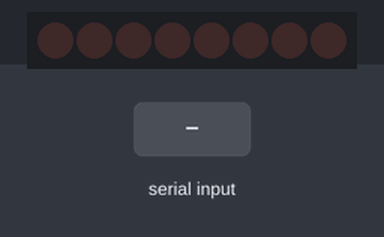
A sketch run on a simulated Arduino Uno, built with avr-gcc and run on an emulated ATmega328P. Parts: 8 shift-register outputs drawn as a row of LEDs (first output left, lit = HIGH). Wiring (inferred from the names in the program): shift register (74HC595): data pin 12; shift clock pin 9; latch pin 11. Wiring (inferred from the signals the program sends): row of LEDs: on Q0, Q1, Q2, Q3, Q4, Q5, Q6, Q7. The inputs (shaded band) are chosen by the test bench. What the sketch prints to the serial monitor is not drawn.

Above: at 2.3 s.
2.4 s: "9" received over Serial
At 3.1 s:
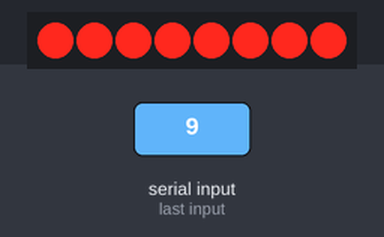
3.9 s: "1" received over Serial
At 4.3 s:
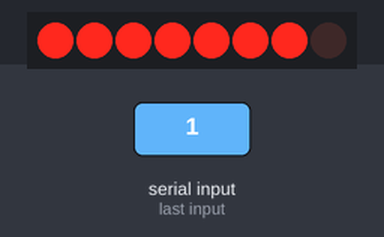
5.4 s: "2" received over Serial
At 6.6 s:
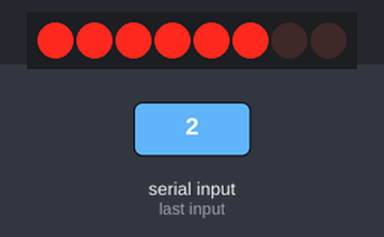
6.9 s: "1" received over Serial
At 7.8 s:
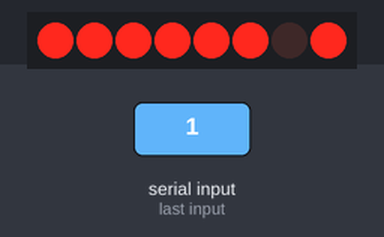
Timing chart, 0 to 9.4 s (numbered marks = the images above; inputs shaded):
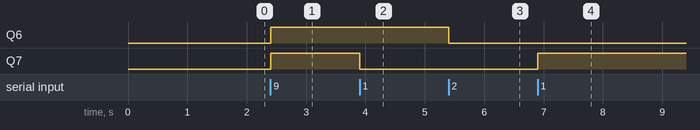

The sketch:

Eight_LEDs_controlled_by_Serial_Monitor-CODE.ino
```cpp
// date: 6/23/2026
// Eight_LEDs_controlled_by_Serial_Monitor by: Arz0n

int latchPin = 11;    //Digital pin 11 from the Arduino goes to pin #12 of the 74HC595 shift register
int clockPin = 9;     //Digital pin 9 from the Arduino goes to pin #11 of the 74HC595 shift register
int dataPin = 12;     //Digital pin 12 from the Arduino goes to pin #14 of the 74HC595 shift register
byte leds = 0;        //Define variable 'leds' as type 'byte', which represents numbers using eight bits, and there's eight leds

void updateShiftRegister()
{
   digitalWrite(latchPin, LOW); // Pull latch low to start data transmission
   shiftOut(dataPin, clockPin, LSBFIRST, leds); // Shift out the 'leds' byte (LSB first) using the defined Data and Clock pins
   digitalWrite(latchPin, HIGH); // Pull latch high to lock the data and update the outputs
}
void setup()
{
  //set all pins as outputs
  pinMode(latchPin, OUTPUT);
  pinMode(dataPin, OUTPUT);
  pinMode(clockPin, OUTPUT);

  updateShiftRegister();
  Serial.begin(9600); //Start the serial monitor :p
  delay(1099); //wait 1099 ms so the weird squares don't appear because of the transmition mismatch
  Serial.println("Enter LED Number 1 to 8 once to turn that LED on or twice to turn it off. You can also enter 0 to turn 'em all off or 9 to turn 'em all on"); //print that big ol' text in the serial monitor

  //Turn off the LEDs (the first one turns on for... some reason so this has gotta be there so it turns off)
  leds = 0;
  updateShiftRegister();
}

void loop()
{
  char read = Serial.read(); //Define variable 'read' as a char type (meaning it can only hold one character at a time), and it will contain whatever is entered into the Serial Monitor

  //Toggle on/off (meaning when you enter it once, it turns on, and if you do it again, it turns off) the LED number that has been entered if it's in the range 1-8 (cuz' there's eight LEDs)
  if (read >= '1' && read <= '8')
  {
    int led = read - '1';
    bitWrite(leds, led, !bitRead(leds, led)); //the main line of all this (which makes the toggling possible), it basically takes the variables 'leds' and 'led' and then inverts them (because of them being binary [1 or 0], if they're off or '0', they turn to 1 or 'on')
    updateShiftRegister(); //read the name of the function...

    //print in the Serial monitor what LED was toggled
    Serial.print("Toggled LED ");
    Serial.println(read);
  }

  //Turn off all LEDs if the input is '0'
  if (read == '0')
  {
  leds = 0; //This turns all the LEDs off because it sends '0' (nothing) to the Shift Register, so it just doesn't do nothing
  updateShiftRegister(); //read the name of the function...
  Serial.println("All LEDs have been turned off"); //Do I even have to explain this one?
  }

  //Turn on all LEDs if the input is '9'
  if (read == '9')
  {
  leds = 255; //This turns all the LEDs on because it sends '255' (maximum value, like Minecraft potion effects) to the Shift Register, so it turns all of them on, as it hasn't recieved any other instructions
  updateShiftRegister(); //read the name of the function...
  Serial.println("All LEDs have been turned on"); //Another one that's self explanatory :v
  }
}

//code (kinda) inspired from the elegoo super starter kit
```

Measured:
- after the input at 2.4 s, Q6, Q7: LOW → HIGH at once
- after the input at 3.9 s, Q7: HIGH → LOW at once
- after the input at 5.4 s, Q6: HIGH → LOW at once
- after the input at 6.9 s, Q7: LOW → HIGH at once
